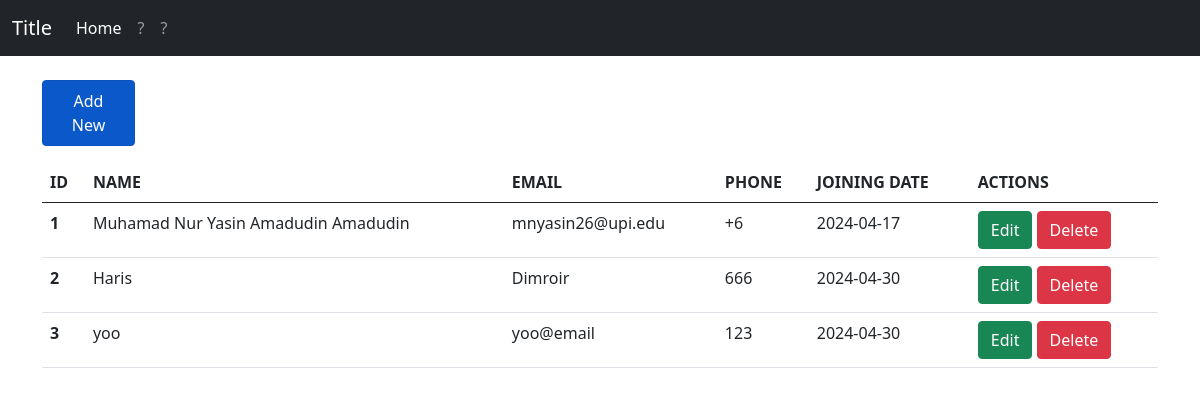
The page / on the database its author committed.
### tables this page shows
CREATE TABLE `members` (
  `id` int(11) NOT NULL,
  `name` varchar(50) NOT NULL,
  `email` varchar(50) NOT NULL,
  `phone` varchar(50) NOT NULL,
  `join_date` date NOT NULL DEFAULT current_timestamp()
);

### controllers/member.control.php (called while the page is built, shortened)
<?php
include_once("models/Member.php");
include_once("views/IndexView.php");
class MemberController {
  private $member;
  function __construct(){
    $this->member = new Member(Connecttt::$db_host, Connecttt::$db_user, Connecttt::$db_pass, Connecttt::$db_name);
  }
  public function index() {
    $this->member->open();
    $this->member->getMember();
    $data = array();
    while($row = $this->member->getResult()){
      array_push($data, $row);
    }
    $view = new IndexView();
    $view->render($data);
  }
}

### views/IndexView.php (the view, shortened to what this page needs)
<?php
include_once("models/Template.php");
    class IndexView{
        public function render($data)
        {
            $no = 1;
            $dataMember = null;
            foreach($data as $val){
                list($id, $nama, $email, $phone, $date) = $val;
                $dataMember .= "<tr>
                <th>" . $no++ . "</th>
                <td>" . $nama . "</td>
                <td>" . $email . "</td>
                <td>" . $phone . "</td>
                <td>" . $date. "</td>
                <td>
                    <a class='btn btn-success' href='edit.php?id_edit=" . $id. "'>Edit</a>
                    <a class='btn btn-danger' href='delete.php?id_hapus=" . $id. "'>Delete</a>
                </td>
                </tr>";
            }
        }
    }
?>

### index.php (shortened to what this page needs)
<?php
include_once("models/DB.php");
include_once("models/Template.php");
include_once("controllers/member.control.php");
$member = new MemberController();
  if(isset($_POST['submit'])){
    $member->add($_POST);
  }
  else if(!empty($_GET['id_hapus'])){
    $id = $_GET['id_hapus'];
    $member->delete($id);
  }
  else {
    $member->index();
  }

### models/Template.php (shortened to what this page needs)
<?php
class Template
{
    var $content = '';
    function __construct($filename = '')
    {
        $this->content = implode('', @file($filename));
    }
    function clear()
    {
        $this->content = preg_replace("/DATA_[A-Z|_|0-9]+/", "", $this->content);
    }
    function write()
    {
        print $this->content;
    }
    function replace($old = '', $new = '')
    {
        if (is_int($new)) {
            $value = sprintf("%d", $new);
        } elseif (is_float($new)) {
            $value = sprintf("%f", $new);
        } elseif (is_array($new)) {
            $value = '';
            foreach ($new as $item) {
                $value .= $item . ' ';
            }
        } else {
            $value = $new;
        }
        $this->content = preg_replace("/$old/", $value, $this->content);
    }
}

### rows shown on the page
members: name "Muhamad Nur Yasin Amadudin Amadudin", email "mnyasin26@upi.edu", phone "+6", join_date "2024-04-17"
members: name "Haris", email "Dimroir", phone "666", join_date "2024-04-30"
members: name "yoo", email "yoo@email", phone "123", join_date "2024-04-30"

### other values the page prints
$this->content "Title Home ? ? Add New ID NAME EMAIL PHONE JOINING DATE ACTIONS"
